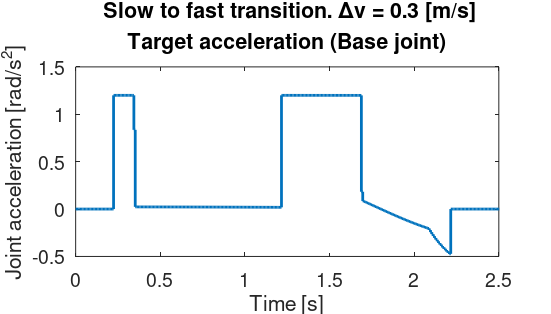
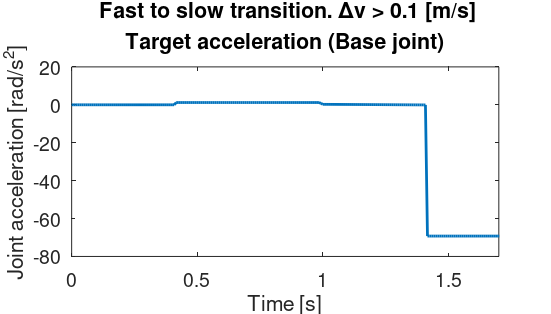
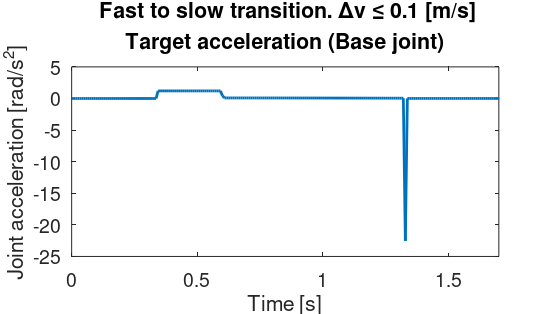
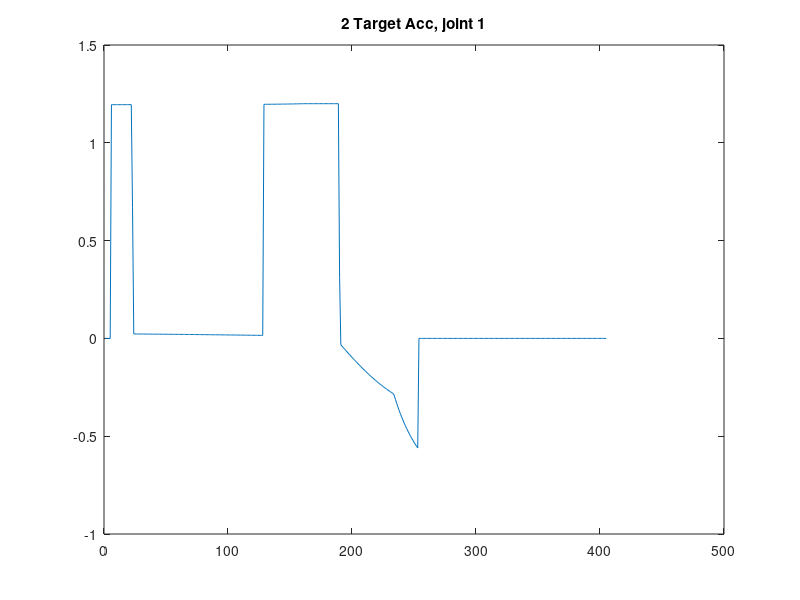

Write MATLAB code to recreate these figures, in order.
%% REPORT! - acc.eps
close all;
clc;
test = load('accelerate_.txt');

startAt = 200;

qActual = test(startAt:end,3:8); % Actual Position
qdActual = test(startAt:end,9:14); %Actual  Velocity
qddTarget = test(startAt:end,15:20); % Target acc



fs=125;

a = qddTarget(:,1);

figure()
%[x y] = stairs(qddTarget(:,1))
t = 0:1/fs:(length(a)/125)-1/fs;
stairs(t,a-a(1),'LineWidth',2)
title({'\bf Slow to fast transition. \Deltav = 0.3 [m/s]', 'Target acceleration (Base joint)'},'FontSize',16);
set(gca,'fontsize',14); % Font size for labels etc.
xlabel('Time [s]');
xlim([0 2.5])
ylabel('Joint acceleration [rad/s^2]');
set(gcf,'paperunits','centimeters','Paperposition',[0 0 14 8])
saveas(gcf,'export/acc.eps','epsc')

%% REPORT! - dec.eps
clear all;
close all;
clc;
test = load('decelerate_.txt');

startAt = 200;

qActual = test(startAt:end,3:8); % Actual Position
qdActual = test(startAt:end,9:14); %Actual  Velocity
qddTarget = test(startAt:end,15:20); % Target acc



fs=125;

a = qddTarget(:,1);

figure()
%[x y] = stairs(qddTarget(:,1))
t = 0:1/fs:(length(a)/125)-1/fs;
plot(t,a-a(1),'LineWidth',2)
title({'\bf Fast to slow transition. \Deltav > 0.1 [m/s]', 'Target acceleration (Base joint)'},'FontSize',16);
set(gca,'fontsize',14); % Font size for labels etc.
xlim([0 1.7])
xlabel('Time [s]');
ylabel('Joint acceleration [rad/s^2]');
set(gcf,'paperunits','centimeters','Paperposition',[0 0 14 8])
saveas(gcf,'export/dec.eps','epsc')

%% REPORT! - dec-small.eps
clear all;
close all;
clc;
test = load('decelerate_small_step.txt');

startAt = 200;

qActual = test(startAt:end,3:8); % Actual Position
qdActual = test(startAt:end,9:14); %Actual  Velocity
qddTarget = test(startAt:end,15:20); % Target acc



fs=125;

a = qddTarget(:,1);

figure()
%[x y] = stairs(qddTarget(:,1))
t = 0:1/fs:(length(a)/125)-1/fs;
plot(t,a-a(1),'LineWidth',2)
title({'\bf Fast to slow transition. \Deltav \leq 0.1 [m/s]', 'Target acceleration (Base joint)'},'FontSize',16);
set(gca,'fontsize',14); % Font size for labels etc.
xlabel('Time [s]');
xlim([0 1.7])
ylabel('Joint acceleration [rad/s^2]');
set(gcf,'paperunits','centimeters','Paperposition',[0 0 14 8])
saveas(gcf,'export/dec-small.eps','epsc')
%%
%%
clc;
load LangsomTilHurtig.txt

test02 = LangsomTilHurtig

qActual = test02(230:end,3:8); % Actual Position
qdActual = test02(230:end,9:14); %Actual  Velocity
qddTarget = test02(230:end,15:20); % Target acc


qdAcc = diff(qdActual); % Acceleration

%plot(qdAcc(:,1)) % Base joint acc



figure()
plot(qddTarget(:,1))
title('2 Target Acc, joint 1');

figure()
plot(qdActual(:,1))
title('2 Actual velocity, joint 1');

figure()
plot(qActual(:,1))
title('2 Actual Position, joint 1');

%%

close all;
clc;
load test02.txt;

test01 = test02;

qActual = test01(230:end,3:8); % Actual Position
qdActual = test01(230:end,9:14); %Actual  Velocity
qddTarget = test01(230:end,15:20); % Target acc


qdAcc = diff(qdActual)/0.008; % Acceleration

%plot(qdAcc(:,1)) % Base joint acc



figure()
plot(qddTarget(:,1))
title('Target Acc, joint 1');

figure()
plot(qdAcc(:,1))
title('Actual Acc, joint 1');

figure()
plot(qdActual(:,1))
title('Actual velocity, joint 1');

figure()
plot(qActual(:,1))
title('Actual Position, joint 1');
